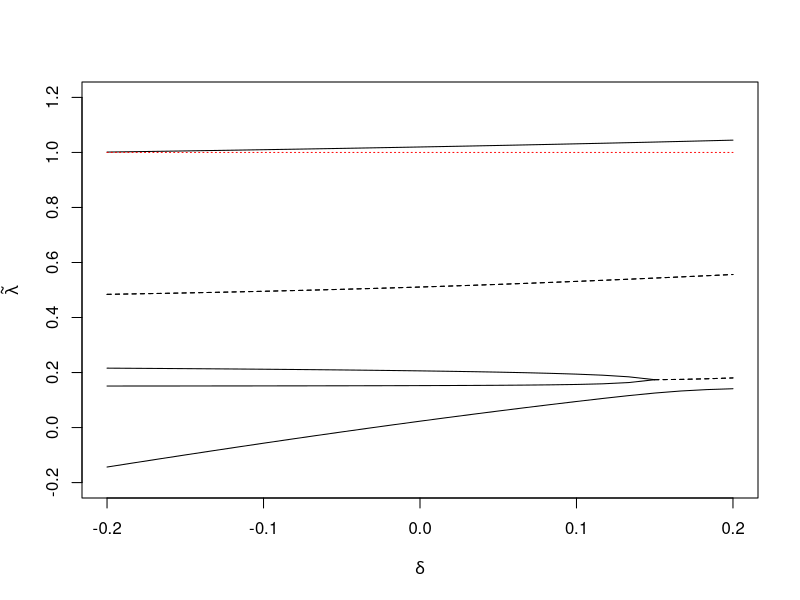

Write R code to recreate this figure.
#========================
# Lizard orchid example
# Produces Fig 2 in paper
#========================


A = matrix( c(0.452524239, 0.166375393, 0.027652733, 0.007490637, 2.867662753, 0.299578059,
              0.116683383, 0.468367704, 0.146623794, 0.039950062, 0.563500534, 0.282700422,
              0.006853895, 0.158336246, 0.410289389, 0.197253433, 0.275346852, 0.063291139,
              0.00183885,  0.012583013, 0.180064309, 0.323345818, 0.282817503, 0.042194093,
              0.000668673, 0.008039147, 0.154340836, 0.369538077, 0.369263607, 0.012658228,
              0.037612839, 0.027962251, 0.011575563, 0.011235955, 0.017075774, 0.29535865),
            nrow=6, ncol=6, byrow=TRUE)

n.states = dim(A)[1]
cat("\nLizard orchid example\n")
cat("\nPopulation projection matrix\n")
print(A)

#===============================
 real.eigenvalues <- function(A)
#===============================
{
     # Finds all real eigenvalues of A 

  ev = eigen(A, symmetric=FALSE, only.values=TRUE)$values
  if (is.complex(ev)) ev = Re(ev[Im(ev) == 0])
  ev
}

lambda = max(real.eigenvalues(A))
cat("\nDominant eigenvalue = ", lambda, "\n")
cat("\nAll real eigenvalues: ", real.eigenvalues(A), "\n")

    #-------------------------------
    # Set up the perturbation matrix
    #-------------------------------
P = A - A
P[3,5] = -1/2
P[4,5] = -1/2
P[5,5] = +1
cat("\nPerturbation matrix is a multiple of \n\n")
print(P)

    #-------------------
    # Perturbation graph
    #-------------------
n.points = 25
delta.min = -0.2
delta.max = 0.2
eigvals = array(0, c(n.states, n.points))
delta = seq(delta.min, delta.max, length.out=n.points)

for (j in 1:n.points) {
    eigvals[,j] = eigen(A + delta[j]*P, symmetric=FALSE, 
                        only.values=TRUE)$values
}
line.type = rep("solid", n.states)
for (i in 1: n.states) {
    if ( any(Im(eigvals[i,]) != 0) ) line.type[i] = "dashed"
}

plot(delta, abs(eigvals[1,]), type="l", lty=line.type[i], ylim=c(-0.2,1.2),
     main="", cex.main=1, xlab=expression(delta), ylab=expression(tilde(lambda)))


for (i in c(2,3)) {
    lines(delta, abs(eigvals[i,]), lty=line.type[i])
}
lines(delta, eigvals[6,])
lines(delta, rep(1,n.points), col="red", lty="dotted")
condn = delta <= 0.15
lines(delta[condn], abs(eigvals[4,condn]))
lines(delta[condn], abs(eigvals[5,condn]))
condn = delta > 0.142
lines(delta[condn], abs(eigvals[4,condn]), lty="dashed")
lines(delta[condn], abs(eigvals[5,condn]), lty="dashed")

    #-----------------------
    # Sensitivity/elasticity
    #-----------------------
epsilon = c(0.1, 0.01, 0.001, 0.0001) / 10
sensitivity = numeric(length(epsilon))
for (j in 1:length(epsilon)) {
    v1 = max(real.eigenvalues(A - epsilon[j]*P))
    v2 = max(real.eigenvalues(A + epsilon[j]*P))
    sensitivity[j] = (v2-v1) / (2*epsilon[j])
}
cat("\nEstimates of sensitivity calculated by numerical differentiation\n\n")
print(cbind(epsilon, sensitivity))


